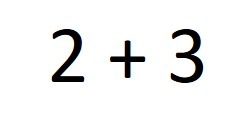
#> input picture Nicolas Murer/testimages/test4.jpg, 250 x 115 px, given in place of 4Ny9TFVa.png, which was not available
$ jupyter execute --allow-errors CV_project_digits_Murer_Nicolas.ipynb
#> lines starting #> are read from the running program, lines starting #| are printed output that depends on the picture; after the words box and inside, x2 and y2 are one past the last pixel; in counts of white or black regions, pixels touching at a corner belong together; pictures that were not available may be replaced by others from this repository, and a replacement may not be noted
[cell 1]
import cv2
import numpy as np
import matplotlib.pyplot as plt

# Function to display images with x and y labels
def show_image_with_labels(title, image, xlabel='X', ylabel='Y', cmap_type='gray'):
    plt.imshow(image, cmap=cmap_type)
    plt.title(title)
    plt.xlabel(xlabel)
    plt.ylabel(ylabel)
    plt.show()

# Function to preprocess images: cut the digit, remove padding, and center it
def preprocess_and_center_image(image, target_size=(28, 28)):
#> called with target_size = (28, 28)
    if image is None or image.size == 0:
        raise ValueError("Image not loaded correctly or is empty.")

    # Invert the image (make digits white and background black) for easier processing
    inverted_image = cv2.bitwise_not(image)
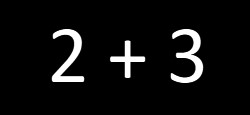
#> inverted_image: shape (115, 250); min 0, max 255, mean 15.2

    # Find all non-white (non-zero) pixels in the inverted image
    coords = cv2.findNonZero(inverted_image)  # Get all non-white points
#> coords = contour of 3112 points, box (x1, y1, x2, y2) (48, 24, 208, 88), area 356
    x, y, w, h = cv2.boundingRect(coords)  # Find the bounding box around the digit
#> x = 48; y = 24; w = 160; h = 64

    # Crop the image around the bounding box
    cropped_image = image[y:y+h, x:x+w]
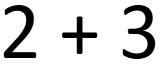
#> cropped_image: shape (64, 160); min 0, max 255, mean 212.3

    # Create a blank square canvas larger than the digit to center it
    canvas_size = max(w, h)  # Make sure the canvas is a square large enough for the digit
#> canvas_size = 160
    centered_image = np.ones((canvas_size, canvas_size), dtype=np.uint8) * 255  # White background

    # Calculate the offset to place the cropped digit in the center of the canvas
    x_offset = (canvas_size - w) // 2
#> x_offset = 0
    y_offset = (canvas_size - h) // 2
#> y_offset = 48

    # Place the cropped digit onto the center of the canvas
    centered_image[y_offset:y_offset+h, x_offset:x_offset+w] = cropped_image
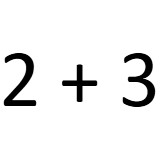
#> centered_image: shape (160, 160); min 0, max 255, mean 237.9

    # Resize the centered image to the target size (28x28)
    resized_image = cv2.resize(centered_image, target_size)
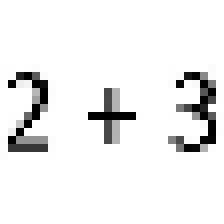
#> resized_image: shape (28, 28) (shown 8 times larger); min 0, max 255, mean 237.5

    return resized_image

# Load the image
image_path = 'dataset/8/4Ny9TFVa.png'  # Path to your test image
raw_image = cv2.imread(image_path, cv2.IMREAD_GRAYSCALE)

# Check if the image was loaded correctly
if raw_image is None:
    raise ValueError(f"Image at path '{image_path}' could not be loaded. Please check the path.")

# Preprocess: Cut the digit, remove padding, and center it
centered_resized_image = preprocess_and_center_image(raw_image)

# Show raw image and centered, resized image
show_image_with_labels("Raw Image", raw_image)
show_image_with_labels("Centered and Resized Image", centered_resized_image)

[cell 2]
import os
import cv2
import numpy as np
import matplotlib.pyplot as plt
from tensorflow.keras.preprocessing.image import ImageDataGenerator
from tensorflow.keras import layers, models
from sklearn.model_selection import train_test_split

# Function to preprocess images: cut the digit, remove padding, and center it
def preprocess_and_center_image(image, target_size=(28, 28)):
#> called with target_size = (28, 28)
    if image is None or image.size == 0:
        return None  # Skip invalid images

    # Invert the image (make digits white and background black) for easier processing
    inverted_image = cv2.bitwise_not(image)

    # Find all non-white (non-zero) pixels in the inverted image
    coords = cv2.findNonZero(inverted_image)  # Get all non-white points
    x, y, w, h = cv2.boundingRect(coords)  # Find the bounding box around the digit
#> x = 48; y = 24; w = 160; h = 64

    # Crop the image around the bounding box
    cropped_image = image[y:y+h, x:x+w]

    # Create a blank square canvas larger than the digit to center it
    canvas_size = max(w, h)  # Make sure the canvas is a square large enough for the digit
#> canvas_size = 160
    centered_image = np.ones((canvas_size, canvas_size), dtype=np.uint8) * 255  # White background

    # Calculate the offset to place the cropped digit in the center of the canvas
    x_offset = (canvas_size - w) // 2
#> x_offset = 0
    y_offset = (canvas_size - h) // 2
#> y_offset = 48

    # Place the cropped digit onto the center of the canvas
    centered_image[y_offset:y_offset+h, x_offset:x_offset+w] = cropped_image

    # Resize the centered image to the target size (28x28)
    resized_image = cv2.resize(centered_image, target_size)

    return resized_image

# Function to load and preprocess the entire dataset
def load_and_preprocess_dataset(data_dir, target_size=(28, 28)):
    images = []
    labels = []
    class_names = sorted(os.listdir(data_dir))  # Ensure consistent class order
    class_to_label = {name: idx for idx, name in enumerate(class_names)}

    for class_name in class_names:
        class_dir = os.path.join(data_dir, class_name)
        for file_name in os.listdir(class_dir):
            if file_name.endswith(('.png', '.jpg', '.jpeg')):  # Load only valid image types
                image_path = os.path.join(class_dir, file_name)
                image = cv2.imread(image_path, cv2.IMREAD_GRAYSCALE)

                if image is not None:
                    processed_image = preprocess_and_center_image(image, target_size=target_size)
                    if processed_image is not None:
                        images.append(processed_image)
                        labels.append(class_to_label[class_name])

    images = np.array(images).reshape(-1, target_size[0], target_size[1], 1)  # Add channel dimension
    labels = np.array(labels)

    return images, labels, class_names

# Load and preprocess the dataset
data_dir = 'dataset/'
images, labels, class_names = load_and_preprocess_dataset(data_dir)
#> labels = [0]; class_names = ['test4.jpg']

# Split the data into training and validation sets (80-20 split)
#> (the rest of this cell did not finish here and is left out)

$ run again, on Nicolas Murer/testimages/test5.jpg
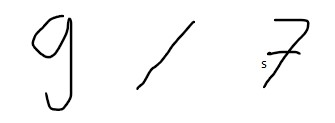
#> input picture Nicolas Murer/testimages/test5.jpg, 335 x 123 px, given in place of 4Ny9TFVa.png, which was not available
#> in preprocess_and_center_image, `inverted_image = cv2.bitwise_not(image)`:
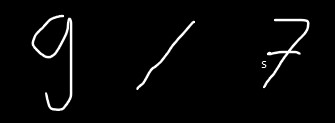
#> inverted_image: shape (123, 335); min 0, max 255, mean 7.3
#> in preprocess_and_center_image, `coords = cv2.findNonZero(inverted_image)`: coords = contour of 3492 points, box (x1, y1, x2, y2) (24, 8, 312, 112), area 8122
#> in preprocess_and_center_image, `x, y, w, h = cv2.boundingRect(coords)`: x = 24; y = 8; w = 288; h = 104
#> in preprocess_and_center_image, `canvas_size = max(w, h)`: canvas_size = 288
#> in preprocess_and_center_image, `x_offset = (canvas_size - w) // 2`: x_offset = 0
#> in preprocess_and_center_image, `y_offset = (canvas_size - h) // 2`: y_offset = 92
#> in preprocess_and_center_image, `resized_image = cv2.resize(centered_image, target_size)`:
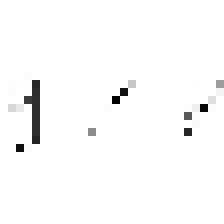
#> resized_image: shape (28, 28) (shown 8 times larger); min 2, max 255, mean 250.3
#> in preprocess_and_center_image, `x, y, w, h = cv2.boundingRect(coords)`: x = 24; y = 8; w = 288; h = 104
#> in preprocess_and_center_image, `canvas_size = max(w, h)`: canvas_size = 288
#> in preprocess_and_center_image, `x_offset = (canvas_size - w) // 2`: x_offset = 0
#> in preprocess_and_center_image, `y_offset = (canvas_size - h) // 2`: y_offset = 92
#> labels = [0]; class_names = ['test5.jpg']

$ run again, on Nicolas Murer/testimages/test6.jpg
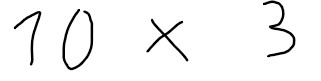
#> input picture Nicolas Murer/testimages/test6.jpg, 321 x 81 px, given in place of 4Ny9TFVa.png, which was not available
#> raw_image is the input picture: shape (81, 321); min 0, max 255, mean 244.4
#> in preprocess_and_center_image, `inverted_image = cv2.bitwise_not(image)`:
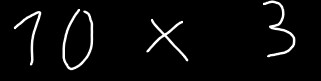
#> inverted_image: shape (81, 321); min 0, max 255, mean 10.6
#> in preprocess_and_center_image, `coords = cv2.findNonZero(inverted_image)`: coords = contour of 3276 points, box (x1, y1, x2, y2) (8, 0, 296, 72), area 904
#> in preprocess_and_center_image, `x, y, w, h = cv2.boundingRect(coords)`: x = 8; y = 0; w = 288; h = 72
#> in preprocess_and_center_image, `canvas_size = max(w, h)`: canvas_size = 288
#> in preprocess_and_center_image, `x_offset = (canvas_size - w) // 2`: x_offset = 0
#> in preprocess_and_center_image, `y_offset = (canvas_size - h) // 2`: y_offset = 108
#> in preprocess_and_center_image, `centered_image[y_offset:y_offset+h, x_offset:x_offset+w] = cropped_image`:
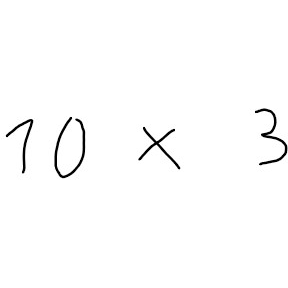
#> centered_image: shape (288, 288); min 0, max 255, mean 251.7
#> in preprocess_and_center_image, `x, y, w, h = cv2.boundingRect(coords)`: x = 8; y = 0; w = 288; h = 72
#> in preprocess_and_center_image, `canvas_size = max(w, h)`: canvas_size = 288
#> in preprocess_and_center_image, `x_offset = (canvas_size - w) // 2`: x_offset = 0
#> in preprocess_and_center_image, `y_offset = (canvas_size - h) // 2`: y_offset = 108
#> labels = [0]; class_names = ['test6.jpg']
